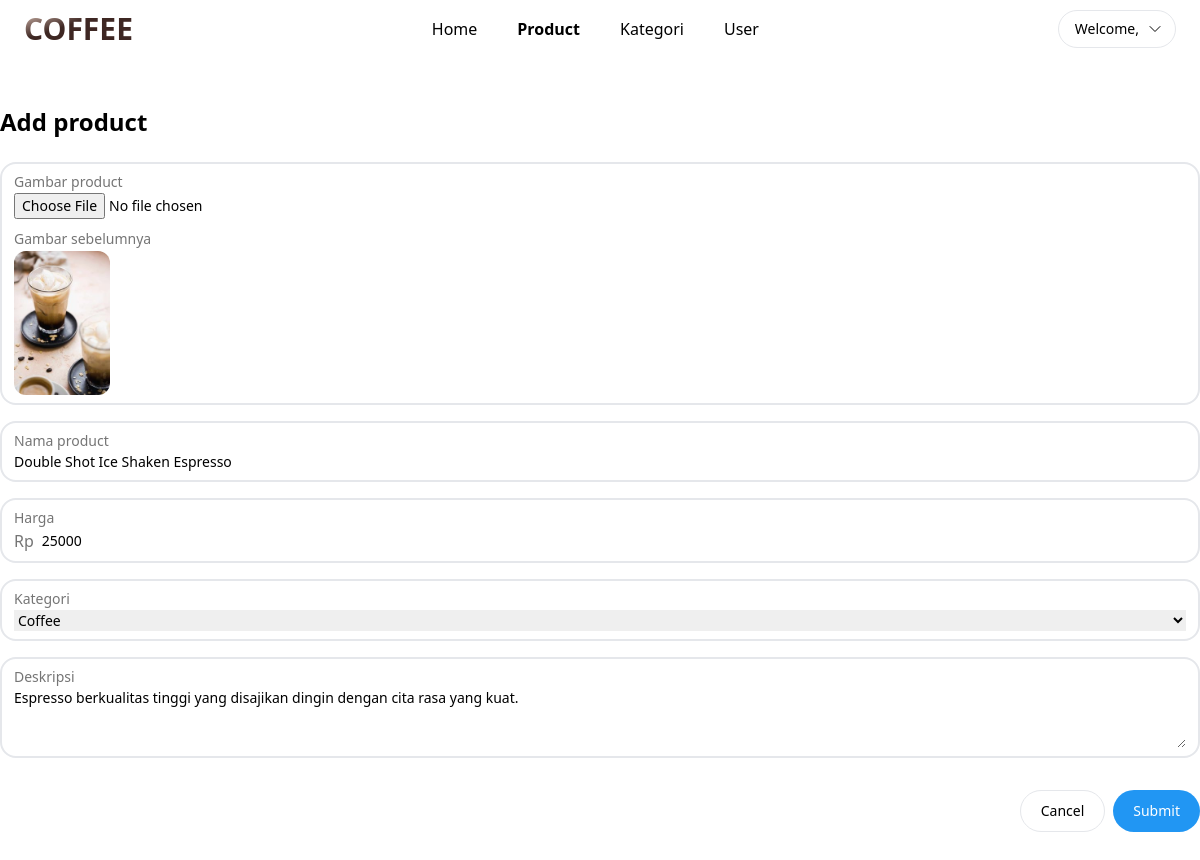
Screenshot of /produk_edit_page.php?id=2 with the database file from the repository.
### tables this page shows
CREATE TABLE `barang` (
  `id` int(11) NOT NULL,
  `gambar` varchar(255) DEFAULT NULL,
  `nama` varchar(100) DEFAULT NULL,
  `harga` int(15) DEFAULT NULL,
  `id_kategori` int(11) DEFAULT NULL,
  `deskripsi` varchar(255) DEFAULT NULL,
  `status` varchar(25) NOT NULL
);

CREATE TABLE `kategori` (
  `id` int(11) NOT NULL,
  `nama` varchar(50) NOT NULL
);

### produk_edit_page.php (the view, shortened to what this page needs)
<?php
    global $conn;
    $id = $_GET['id'];
    $sql = "SELECT * FROM barang WHERE id = $id;";
    $query = mysqli_query($conn, $sql);
    $produk_data = mysqli_fetch_assoc($query);
?>
<!DOCTYPE html>
<html lang="en">
    <head>
        <link rel="stylesheet" href="./src/output.css">
    </head>
    <body>
        <header class="flex flex-wrap lg:flex-nowrap justify-between items-center py-2.5 px-4 md:px-6 xl:px-12 2xl:px-16">
            <h5 class="bg-gradient-to-br from-[#a1887f] from-15% to-[#3e2723] to-40% text-3xl font-black uppercase bg-clip-text text-transparent">COFFEE</h5>
            <ul class="hidden lg:flex items-center gap-x-2">
                <li>
                    <a href="dashboard.php" class="py-2 px-4 hover:bg-[#eeeeee] rounded-full">
                        Home
                    </a>
                </li>
                <li>
                    <a href="product.php" class="py-2 px-4 hover:bg-[#eeeeee] rounded-full font-semibold">
                        Product
                    </a>
                </li>
                <li>
                    <a href="kategori.php" class="py-2 px-4 hover:bg-[#eeeeee] rounded-full">
                        Kategori
                    </a>
                </li>
                <li>
                    <a href="user.php" class="py-2 px-4 hover:bg-[#eeeeee] rounded-full">
                        User
                    </a>
                </li>
            </ul>
            <div id="parent-dropdown" class="relative inline-block">
                <button onclick="menuDropdown()" class="flex items-center py-2 pl-4 pr-3 border rounded-full font-medium text-sm">
                    Welcome, <span class="font-normal"><?php echo $_SESSION['data']['username']; ?></span>
                    <span class="ml-2">
                        <svg xmlns="http://www.w3.org/2000/svg" fill="none" viewBox="0 0 24 24" stroke-width="1.5" stroke="currentColor" class="w-4 h-4">
                            <path stroke-linecap="round" stroke-linejoin="round" d="m19.5 8.25-7.5 7.5-7.5-7.5" />
                        </svg>
                    </span>
                </button>
            </div>
        </header>
        <main class="max-w-screen-xl mx-auto px-4 md:px-0 py-5 md:py-12">
            <h4 class="text-2xl font-semibold">Add product</h4>
            <div class="mt-6">
                <form action="produk_edit.php" method="POST" enctype="multipart/form-data">
                    <div class="flex flex-col py-2 px-3 border-2 rounded-2xl transition hover:border-gray-400 mb-4">
                        <label for="image" class="text-sm text-[#757575] mb-px">Gambar product</label>
                        <input id="image" type="file" name="image" class="text-sm outline-none">
                        <div class="mt-2.5 text-sm text-[#757575]">
                            Gambar sebelumnya
                            <img class="w-24 rounded-xl mt-0.5" src="<?php echo "./images/" . $produk_data['gambar']; ?>" alt="coffee">
                        </div>
                    </div>
                    <div class="flex flex-col py-2 px-3 border-2 rounded-2xl transition hover:border-gray-400 mb-4">
                        <label for="nama_product" class="text-sm text-[#757575] mb-px">Nama product</label>
                        <input id="nama_product" type="text" name="nama" value="<?php echo $produk_data['nama']; ?>" class="text-sm outline-none" placeholder="Nama product">
                    </div>
                    <div class="flex flex-col py-2 px-3 border-2 rounded-2xl transition hover:border-gray-400 mb-4">
                        <label for="harga" class="text-sm text-[#757575] mb-px">Harga</label>
                        <div class="flex items-center gap-x-2">
                            <span class="text-base text-[#757575]">Rp</span>
                            <input id="harga" type="number" name="harga" value="<?php echo $produk_data['harga']; ?>" class="text-sm outline-none w-full" placeholder="000.000">
                        </div>
                    </div>
                    <div class="flex flex-col py-2 px-3 border-2 rounded-2xl transition hover:border-gray-400 mb-4">
                        <label for="kategori" class="text-sm text-[#757575] mb-px">Kategori</label>
                        <select id="kategori" name="kategori" class="outline-none border-0 text-sm capitalize" placeholder="Pilih kategori">
                            <?php
                                $sql = "SELECT * FROM kategori";
                                $query = mysqli_query($conn, $sql);
                                $dataArray = [];
                                while($data = mysqli_fetch_array($query)) {
                                    $dataArray[] = $data;
                                }
                                foreach($dataArray as $data) {
                                    echo "<option class='capitalize' value='{$data['id']}' " . ($data['id'] === $produk_data['id_kategori'] ? 'selected' : '') . ">{$data['nama']}</option>";
                                }
                            ?>
                        </select>
                    </div>
                    <div class="flex flex-col py-2 px-3 border-2 rounded-2xl transition hover:border-gray-400">
                        <label for="deskripsi" class="text-sm text-[#757575] mb-px">Deskripsi</label>
                        <textarea id="deskripsi" name="deskripsi" cols="30" rows="3" class="outline-none text-sm" placeholder="Deskripsi"><?php echo $produk_data['deskripsi']; ?></textarea>
                    </div>
                    <div class="flex justify-end gap-x-2 mt-8">
                        <a href="product.php" class="py-2.5 px-5 text-sm font-medium rounded-full border hover:bg-[#eeeeee]">Cancel</a>
                        <button name="submit-edit-produk" type="submit" class="py-2.5 px-5 text-sm font-medium rounded-full bg-[#2196f3] text-white">Submit</button>
                    </div>
                </form>
            </div>
        </main>
    </body>
</html>

### rows the page displays
barang: gambar (picture), nama "Double Shot Ice Shaken Espresso", harga "25000", kategori "coffee", deskripsi "Espresso berkualitas tinggi yang disajikan dingin dengan cita rasa yang kuat."
